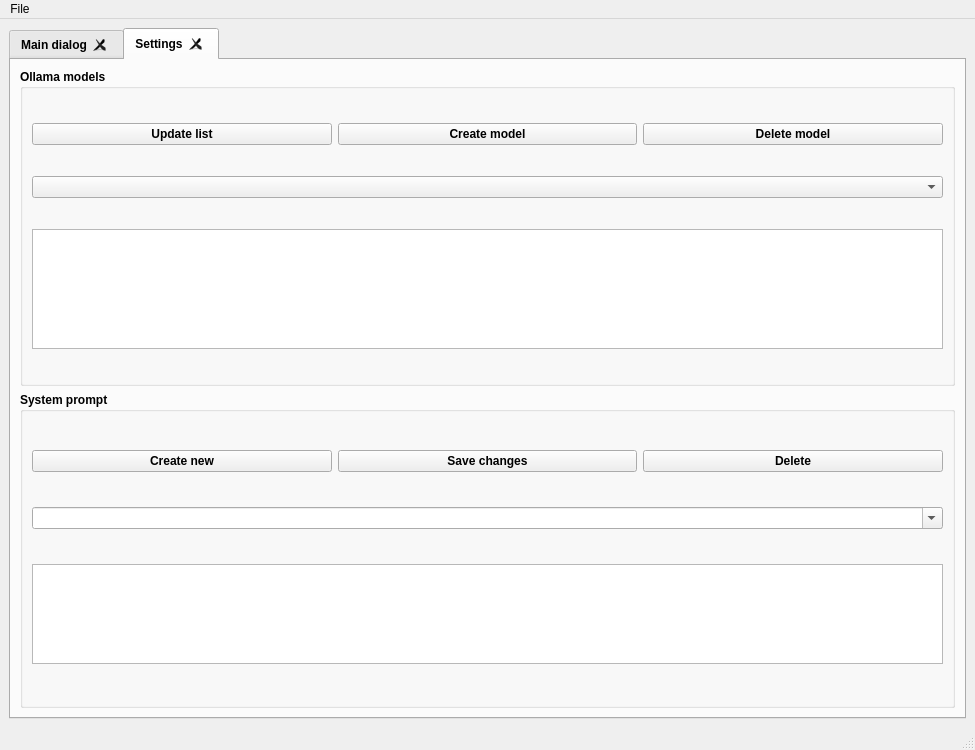
<?xml version="1.0" encoding="UTF-8"?>
<ui version="4.0">
 <class>MainWindow</class>
 <widget class="QMainWindow" name="MainWindow">
  <property name="geometry">
   <rect>
    <x>0</x>
    <y>0</y>
    <width>975</width>
    <height>750</height>
   </rect>
  </property>
  <property name="windowTitle">
   <string>QT Chat Studio</string>
  </property>
  <widget class="QWidget" name="centralwidget">
   <layout class="QGridLayout" name="gridLayout_2">
    <item row="0" column="0">
     <widget class="QTabWidget" name="tabWidget">
      <property name="font">
       <font>
        <bold>true</bold>
        <stylestrategy>PreferAntialias</stylestrategy>
       </font>
      </property>
      <property name="autoFillBackground">
       <bool>false</bool>
      </property>
      <property name="currentIndex">
       <number>1</number>
      </property>
      <property name="iconSize">
       <size>
        <width>16</width>
        <height>16</height>
       </size>
      </property>
      <property name="tabsClosable">
       <bool>true</bool>
      </property>
      <property name="movable">
       <bool>true</bool>
      </property>
      <property name="tabBarAutoHide">
       <bool>false</bool>
      </property>
      <widget class="QWidget" name="tab_main">
       <attribute name="title">
        <string>Main dialog</string>
       </attribute>
       <layout class="QVBoxLayout" name="verticalLayout">
        <item>
         <widget class="QGroupBox" name="gb_chat">
          <property name="title">
           <string/>
          </property>
          <layout class="QGridLayout" name="gridLayout">
           <item row="1" column="0">
            <widget class="QLineEdit" name="le_input">
             <property name="minimumSize">
              <size>
               <width>0</width>
               <height>45</height>
              </size>
             </property>
             <property name="font">
              <font>
               <pointsize>9</pointsize>
               <bold>false</bold>
               <stylestrategy>PreferAntialias</stylestrategy>
              </font>
             </property>
            </widget>
           </item>
           <item row="0" column="0" colspan="2">
            <widget class="QTextEdit" name="te_chat">
             <property name="readOnly">
              <bool>true</bool>
             </property>
            </widget>
           </item>
           <item row="1" column="1">
            <widget class="QPushButton" name="btn_send">
             <property name="minimumSize">
              <size>
               <width>0</width>
               <height>0</height>
              </size>
             </property>
             <property name="font">
              <font>
               <pointsize>10</pointsize>
               <bold>true</bold>
               <stylestrategy>PreferAntialias</stylestrategy>
              </font>
             </property>
             <property name="cursor">
              <cursorShape>PointingHandCursor</cursorShape>
             </property>
             <property name="text">
              <string>Send</string>
             </property>
            </widget>
           </item>
           <item row="2" column="0" colspan="2">
            <layout class="QHBoxLayout" name="horizontalLayout_3">
             <item>
              <spacer name="horizontalSpacer">
               <property name="orientation">
                <enum>Qt::Orientation::Horizontal</enum>
               </property>
               <property name="sizeHint" stdset="0">
                <size>
                 <width>138</width>
                 <height>20</height>
                </size>
               </property>
              </spacer>
             </item>
             <item>
              <widget class="QComboBox" name="cb_models"/>
             </item>
            </layout>
           </item>
          </layout>
         </widget>
        </item>
       </layout>
      </widget>
      <widget class="QWidget" name="tab_set">
       <attribute name="title">
        <string>Settings</string>
       </attribute>
       <layout class="QVBoxLayout" name="settingsMainLayout">
        <item>
         <widget class="QGroupBox" name="gb_ollama">
          <property name="title">
           <string>Ollama models</string>
          </property>
          <layout class="QVBoxLayout" name="modelsLayout">
           <item>
            <layout class="QHBoxLayout" name="horizontalLayout_4">
             <item>
              <widget class="QPushButton" name="btn_update_models">
               <property name="text">
                <string>Update list</string>
               </property>
              </widget>
             </item>
             <item>
              <widget class="QPushButton" name="btn_create_model">
               <property name="text">
                <string>Create model</string>
               </property>
              </widget>
             </item>
             <item>
              <widget class="QPushButton" name="btn_delete_model">
               <property name="text">
                <string>Delete model</string>
               </property>
              </widget>
             </item>
            </layout>
           </item>
           <item>
            <widget class="QComboBox" name="cb_available_models"/>
           </item>
           <item>
            <widget class="QListWidget" name="lw_models">
             <property name="maximumSize">
              <size>
               <width>16777215</width>
               <height>120</height>
              </size>
             </property>
             <property name="selectionMode">
              <enum>QAbstractItemView::SelectionMode::MultiSelection</enum>
             </property>
            </widget>
           </item>
          </layout>
         </widget>
        </item>
        <item>
         <widget class="QGroupBox" name="gb_system_prompt">
          <property name="title">
           <string>System prompt</string>
          </property>
          <layout class="QVBoxLayout" name="promptLayout">
           <item>
            <layout class="QHBoxLayout" name="horizontalLayout_5">
             <item>
              <widget class="QPushButton" name="btn_create_prompt">
               <property name="text">
                <string>Create new</string>
               </property>
              </widget>
             </item>
             <item>
              <widget class="QPushButton" name="btn_save_prompt">
               <property name="text">
                <string>Save changes</string>
               </property>
              </widget>
             </item>
             <item>
              <widget class="QPushButton" name="btn_delete_prompt">
               <property name="text">
                <string>Delete</string>
               </property>
              </widget>
             </item>
            </layout>
           </item>
           <item>
            <widget class="QComboBox" name="cb_saved_prompts">
             <property name="editable">
              <bool>true</bool>
             </property>
            </widget>
           </item>
           <item>
            <widget class="QTextEdit" name="te_system_prompt">
             <property name="maximumSize">
              <size>
               <width>16777215</width>
               <height>100</height>
              </size>
             </property>
             <property name="readOnly">
              <bool>false</bool>
             </property>
            </widget>
           </item>
          </layout>
         </widget>
        </item>
       </layout>
      </widget>
     </widget>
    </item>
   </layout>
  </widget>
  <widget class="QMenuBar" name="menubar">
   <property name="geometry">
    <rect>
     <x>0</x>
     <y>0</y>
     <width>975</width>
     <height>25</height>
    </rect>
   </property>
   <widget class="QMenu" name="menufile">
    <property name="title">
     <string>File</string>
    </property>
    <addaction name="action_new_chat"/>
    <addaction name="action_save_chat"/>
    <addaction name="action_open_file"/>
    <addaction name="separator"/>
    <addaction name="action_update"/>
   </widget>
   <addaction name="menufile"/>
  </widget>
  <widget class="QStatusBar" name="statusbar"/>
  <action name="action_new_chat">
   <property name="text">
    <string>New Chat</string>
   </property>
  </action>
  <action name="action_save_chat">
   <property name="text">
    <string>Save Chat</string>
   </property>
  </action>
  <action name="action_open_file">
   <property name="text">
    <string>Open File</string>
   </property>
  </action>
  <action name="action_update">
   <property name="text">
    <string>Update</string>
   </property>
  </action>
 </widget>
 <resources/>
 <connections/>
</ui>
